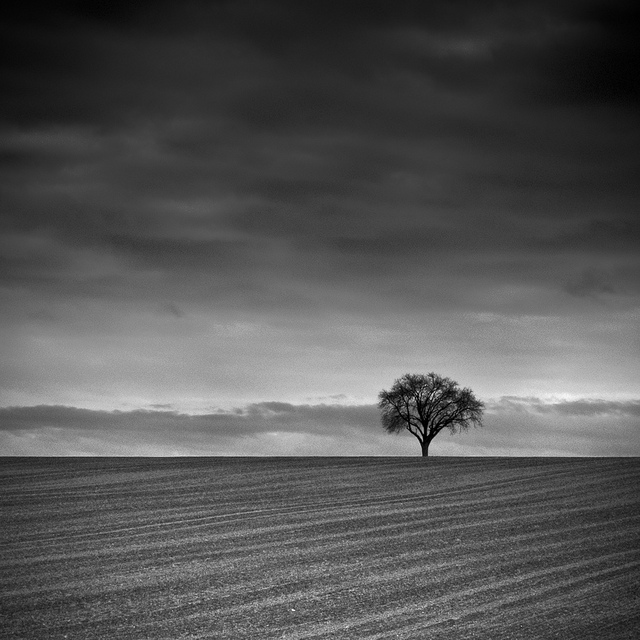
#> input picture Exercise 11-Least Square/tree.jpg, 640 x 640 px
$ python ex2_wavelet_transformation_solution.py
#> lines starting #> are read from the running program, lines starting #| are printed output that depends on the picture; after the words box and inside, x2 and y2 are one past the last pixel; in counts of white or black regions, pixels touching at a corner belong together
### Exercise 11-Least Square/IPPtools.py
"""
05.07.2018
Image Processing Physics TU Muenchen
Julia Herzen, Klaus Achterhold, (Maximilian Teuffenbach, Juanjuan Huang)

Image Processing in Physics Toolbox for the wavelet transformation exercise.
"""
import numpy as np

import pywt  # can be downloaded from http://www.pybytes.com/pywavelets/

__all__ = ['dwt_multiscale', 'idwt_multiscale', 'tile_dwt', 'rescale']


def dwt_multiscale(image, nLevel=3, wavelet='db1', mode='cpd'):
    """Calculate a multilevel 2D discrete wavelet transform"""
#> called with nLevel = 3, wavelet = 'haar', mode = 'per'
    A = np.array([])
    H = np.array([])
    V = np.array([])
    D = np.array([])
    coeffs = []
    # initialize image variable with input image
    im = image
    # perform multilevel decomposition
    for iLevel in range(nLevel):
        # perform wavelet transform of image variable
        appr, (hori, vert, diag) = pywt.dwt2(im, wavelet, mode)
        # save coefficient results
        A = np.hstack([A, appr.ravel()])
        H = np.hstack([H, hori.ravel()])
        V = np.hstack([V, vert.ravel()])
        D = np.hstack([D, diag.ravel()])
        coeffs.append((appr, hori, vert, diag))
        # save approximation aa at level iLevel in image variable
        im = appr
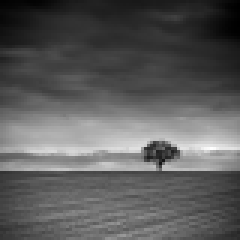
#> im: shape (80, 80) float64 (shown 3 times larger); min 0.0696, max 7.25, mean 2.66; drawn with min black and max white
#> after the loop, coeffs = 3 items
    return coeffs, (A, H, V, D)


def idwt_multiscale(coeffs, wavelet='db1', mode='cpd'):
    """Calculate a multilevel 2D inverse discrete wavelet transform"""
    recons = coeffs[-1][0]
    nLevel = len(coeffs)
    for iLevel in reversed(range(nLevel)):
        recons = pywt.idwt2((recons, tuple(coeffs[iLevel][1:])), wavelet, mode)
    return recons


def tile_dwt(coeffs, shape):
    """Tile 2D-wavelet coefficients into the standard shape"""
    tiled_image = np.zeros(shape)

    # add n-th level approximation into corner of tiled image
    A0 = coeffs[-1][0]
    tiled_image[0:A0.shape[0], 0:A0.shape[1]] = rescale(A0, (0, 1))

    nLevel = len(coeffs)
    for iLevel in reversed(range(nLevel)):
        # read coefficients at level iLevel
        appr, hori, vert, diag = coeffs[iLevel]
        Vert = rescale(abs(vert), (0, 1))
        Hori = rescale(abs(hori), (0, 1))
        Diag = rescale(abs(diag), (0, 1))
        # determine shape parameters at level iLevel
        i0 = int(np.floor(shape[0] * .5**(iLevel+1)))
        j0 = int(np.floor(shape[1] * .5**(iLevel+1)))
        ir, jr = appr.shape
        # tile subimages at level iLevel
        tiled_image[i0:(i0+ir), 0:jr] = Vert
        tiled_image[0:ir, j0:(j0+jr)] = Hori
        tiled_image[i0:(i0+ir), j0:(j0+jr)] = Diag
    return tiled_image


def rescale(a, bounds):
    """ linear rescaling of the input onto a interval given by "bounds" """
    b0, b1 = (min(bounds), max(bounds))
    a_scaled = b0 + (b1-b0)*(a.astype('float')-a.min()) / (a.max()-a.min())
    return a_scaled

### Exercise 11-Least Square/ex2_wavelet_transformation_solution.py
"""
05.07.2018
Image Processing Physics TU Muenchen
Julia Herzen, Klaus Achterhold, (Maximilian Teuffenbach, Juanjuan Huang)

ex2_wavelet_transformation.py

Using numpy, matplotlib and scipy

This is a script which calculates the wavelet transform of an image,
thresholds the wavelet coefficients, performs the inverse wavelet transform,
in order to compress the image. The script plots the original image, the
wavelet tiling, the thresholded tiling, and the compressed image.

See IPPtools for details on the functions that have been added for this
exercise:
dwt_multiscale
idwt_multiscale
tile_dwt
rescale

Try to replace the missing information (there are 6 incomplete lines as
indicated by the ??? and hence generate a successfully compressed image.
"""
import numpy as np
import matplotlib.pyplot as plt
import IPPtools as IPPT

# Load in the image tree.jpg and choose the red channel
img = plt.imread('tree.jpg')[:, :, 0] / 255.

# Choose compression level for hard threshold
compression_level = 0.1  # Between 0 and 1

# Wavelet decomposition parameters
# Choose your favourite wavelet type. See the pywt wavelet object homepage for
# a list http://www.pybytes.com/pywavelets/regression/wavelet.html
# Choose the number of levels of decomposition

nLevel = 3        # Number of decompositions
wavelet = 'haar'  # mother wavelet
mode = 'per'      # zero padding mode

# Decomposition with IPPT.dwt_multiscale
coeffs, (A, H, V, D) = IPPT.dwt_multiscale(
    img, nLevel=nLevel, mode=mode, wavelet=wavelet)
#> coeffs = 3 items

# Extract the approximation image of last decomposition level
A0 = coeffs[-1][0]

# Group all coefficients to search for the right threshold
allcoeffs = np.hstack([A0.ravel(), H, V, D])**2

# Number of coefficients that have to be set to zeros
Nzeros = int((1 - compression_level) * len(allcoeffs))
#> Nzeros = 368640

# Sort coefficients by size, give back a sorted list of indices
iarg = allcoeffs.argsort()

# Find lowest allowed power
lowest_power = allcoeffs[iarg[Nzeros]]
#> lowest_power = 0.00394

# Threshold the coefficients
newcoeffs = [
    [iCoeffs*(iCoeffs**2 >= lowest_power) for iCoeffs in iLevels]
    for iLevels in coeffs
]
#> newcoeffs = 3 items

# reconstruct new coefficients
rec = IPPT.idwt_multiscale(newcoeffs, mode=mode, wavelet=wavelet)
#> in idwt_multiscale, `nLevel = len(coeffs)`: nLevel = 3

# Total power before thresholding
power0 = allcoeffs.sum()
#> power0 = 58386.1

# Total power after thresholding
power1 = allcoeffs[iarg[Nzeros:]].sum()
#> power1 = 58262.2

print(
    'compression by %3.1f%% leads to %3.1f%% relative error' %
    (100-100*compression_level, 100*(1-power1/power0))
)
#| compression by 90.0% leads to 0.2% relative error

plt.figure(1, figsize=(12, 12))
plt.subplot(2, 2, 1)
plt.imshow(img, cmap='gray')
plt.title('Original')
plt.subplot(2, 2, 2)
plt.imshow(rec, cmap='gray')
plt.title('Compression by %3.1f%%' % (100 - 100 * compression_level))
plt.subplot(2, 2, 3)
plt.imshow(IPPT.tile_dwt(coeffs, img.shape)**(1 / 4.), cmap='gray')
#> in tile_dwt, `tiled_image[0:A0.shape[0], 0:A0.shape[1]] = rescale(A0, (0, 1))`:
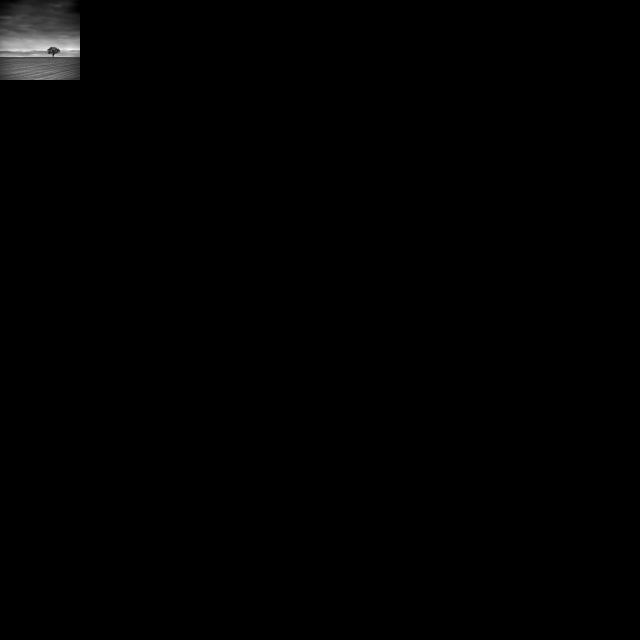
#> tiled_image: shape (640, 640) float64; min 0, max 1, mean 0.00564
#> in tile_dwt, `nLevel = len(coeffs)`: nLevel = 3
#> the loop in tile_dwt, `for iLevel in reversed(range(nLevel)):` made 3 passes
#> pass 1, in tile_dwt, `appr, hori, vert, diag = coeffs[iLevel]`:
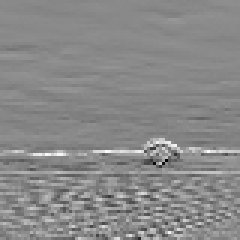
#> hori: shape (80, 80) float64 (shown 3 times larger); min -1.17, max 0.972, mean -0.0142; drawn with min black and max white
#> pass 1, in tile_dwt, `appr, hori, vert, diag = coeffs[iLevel]`:
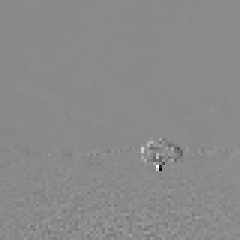
#> vert: shape (80, 80) float64 (shown 3 times larger); min -2.2, max 1.86, mean -9.34e-05; drawn with min black and max white
#> pass 1, in tile_dwt, `appr, hori, vert, diag = coeffs[iLevel]`:
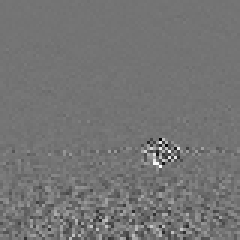
#> diag: shape (80, 80) float64 (shown 3 times larger); min -0.442, max 0.527, mean 0.000461; drawn with min black and max white
plt.title('Wavelet decomposition (gamma 0.25)')
plt.subplot(2, 2, 4)
plt.imshow(IPPT.tile_dwt(newcoeffs, img.shape)**(1 / 4.), cmap='gray')
#> call 2 of tile_dwt, with shape = (640, 640)
#> after the loop in tile_dwt (call 2), `for iLevel in reversed(range(nLevel)):`:
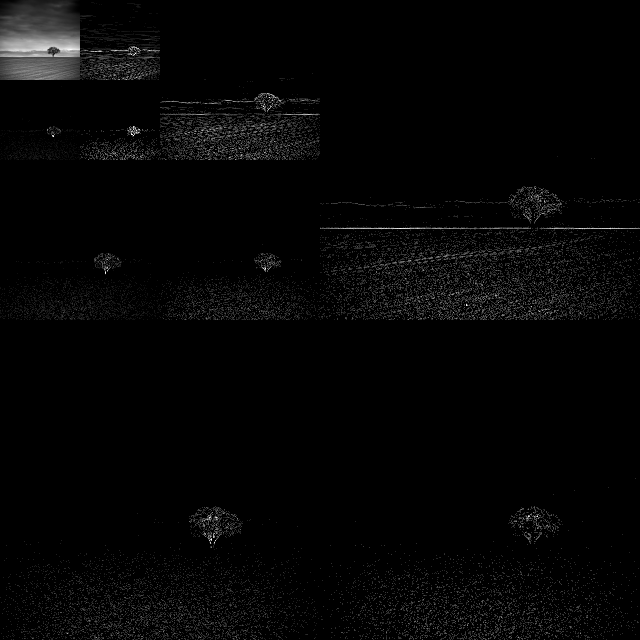
#> tiled_image: shape (640, 640) float64; 8.44% of pixels changed, all inside (x1, y1, x2, y2) = (0, 2, 640, 640)
plt.title('Wavelet thresholded (gamma 0.25)')
plt.show()
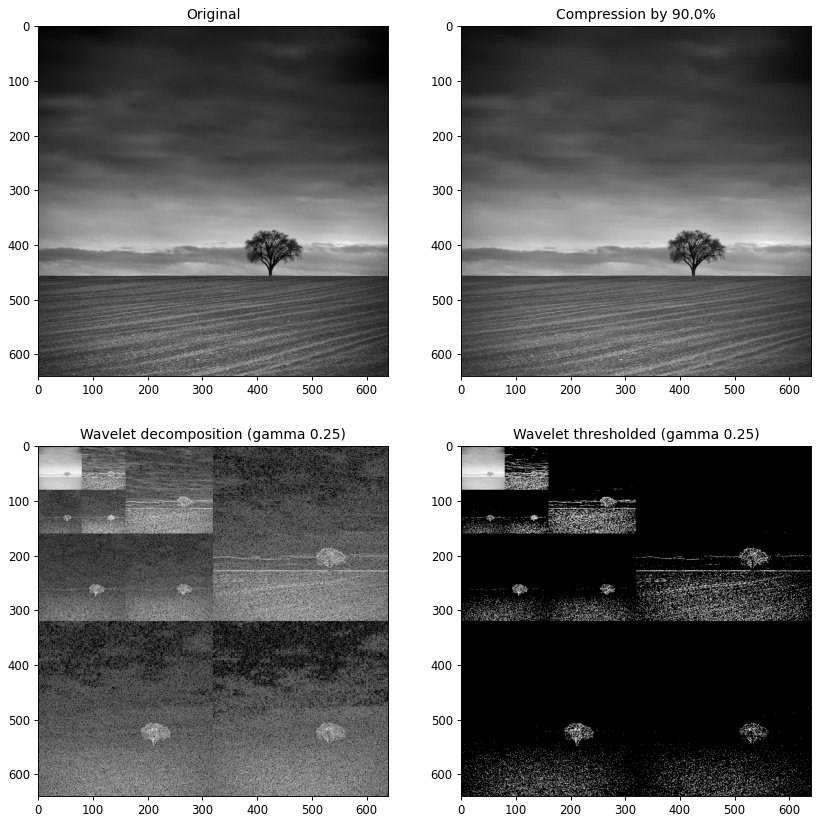
#> figure drawn by matplotlib, 4 panels
